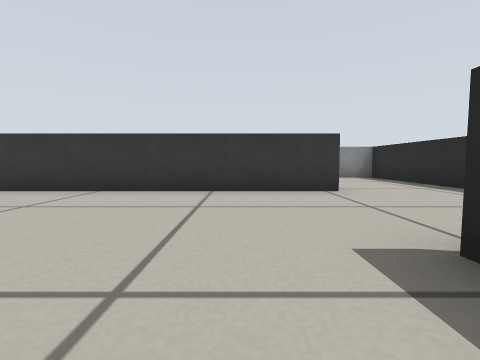
View 1 (above)

16 first-person views from a walk through a Gazebo world. The camera is 0.26 m above the floor, tilts 4° down and sees 85° across. The floor is counted in squares, 0.5 m on a side. Each view is taken from the middle of a square. On the plan, view 1 faces up. The plan holds only what a view shows up to about 9 squares ahead; the rest is blank.

View 2
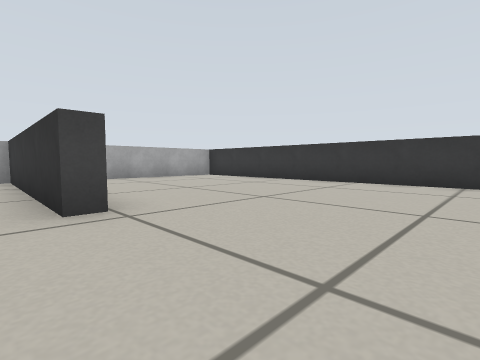

View 3
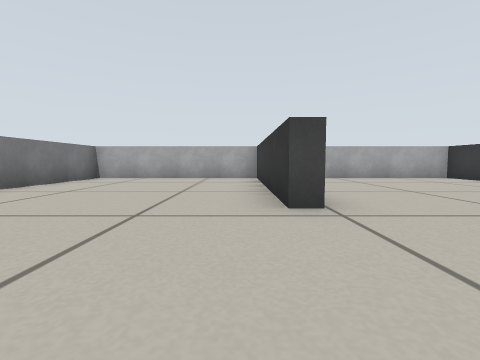

View 4
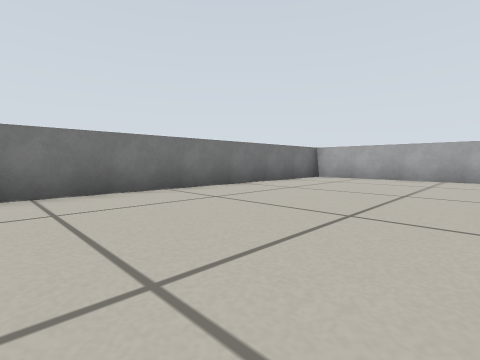

View 5
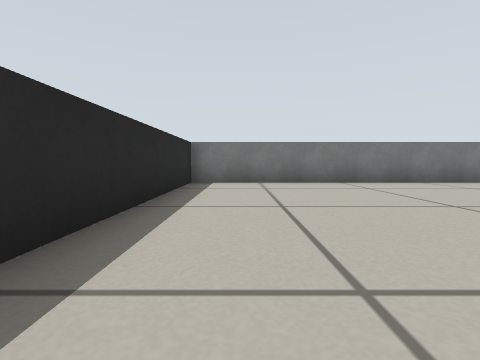

View 6
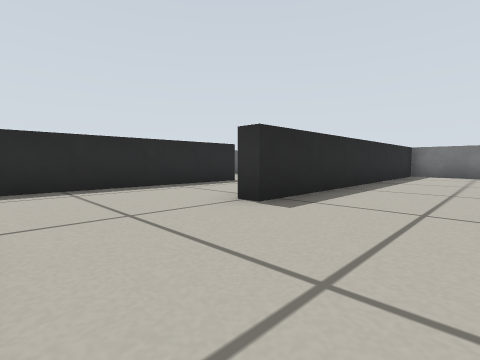

View 7
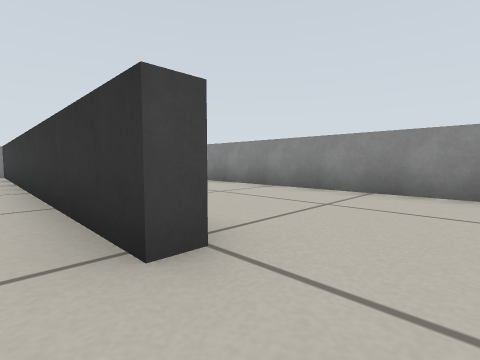

View 8
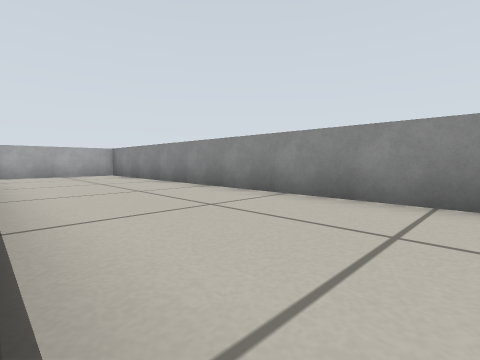

View 9
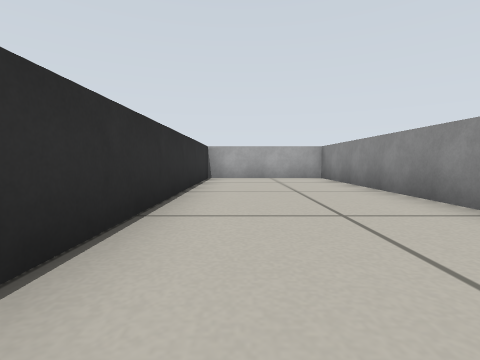

View 10
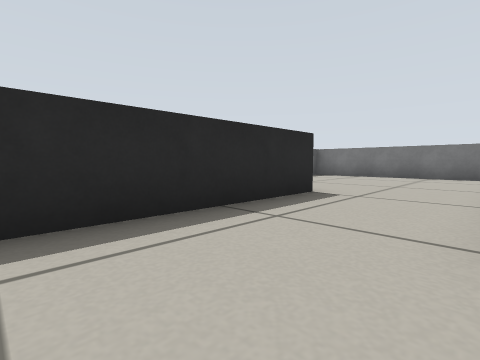

View 11
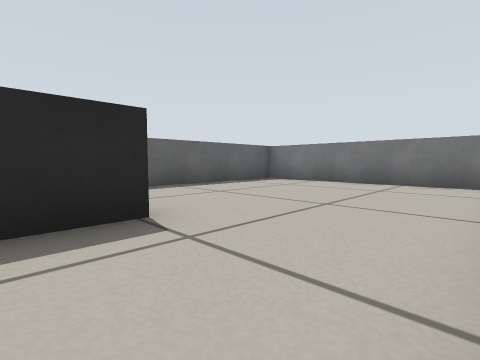

View 12
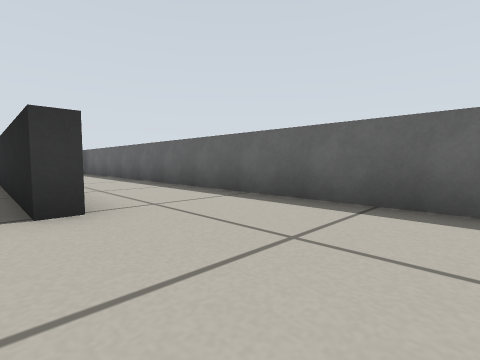

View 13
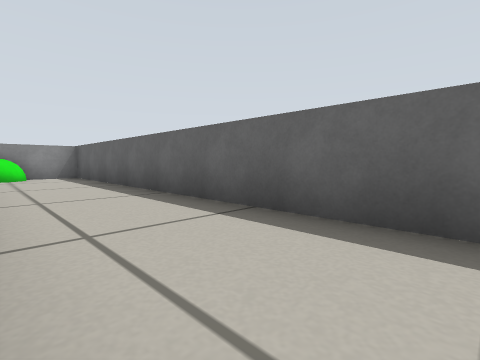

View 14
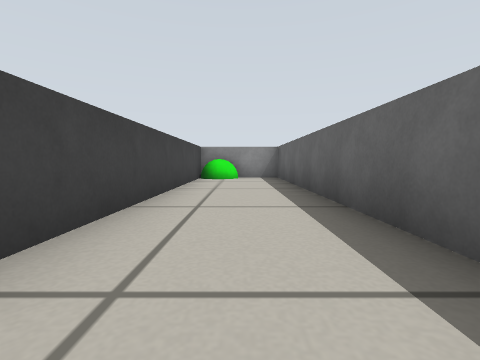

View 15
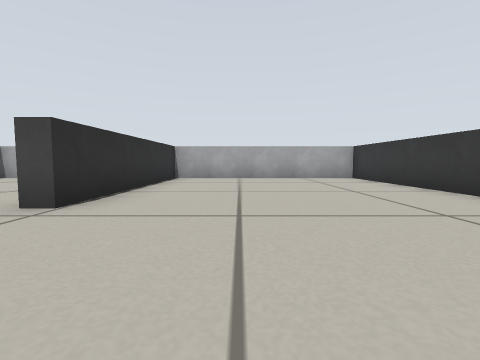

View 16
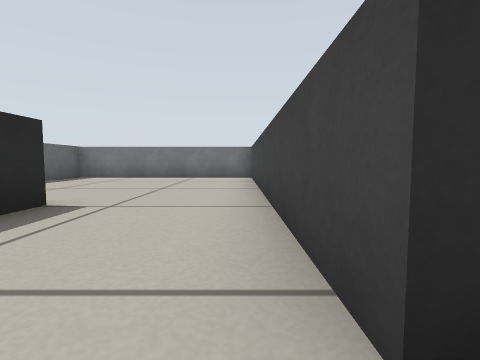

### Floor plan
Points are (right, up) in squares from view 1. A wall is a line through its corners. A room is listed if a view was taken in it or the views show most of it. See-through windows are left out.
Room 1 (views 1, 2, 3, 4, 5, 6, 7, 10, 11, 15, 16)
walls: (1.6, 4.6) (-8.3, 4.6) (-8.3, -1.1) (-2.9, -1.1) (-2.9, -1.5) (-8.3, -1.5) (-8.3, -6.6) (1.2, -6.6) (1.2, 1.4) (1.6, 1.4) (1.6, -2.5); (4.3, -1.1) (4.3, 4.6)
ways out: opening at (2.5, 5) to room 2; opening at (2.5, -1.5) to room 3
Room 2 (views 8, 9)
walls: (1.6, 5) (1.6, 4.6); (4.3, 4.6) (4.3, 8.6) (-8.3, 8.6) (-8.3, 5) (-1, 5)
ways out: opening at (2.5, 5) to room 1
Room 3 (views 12, 13, 14)
walls: (4.8, -1.1) (4.3, -1.1); (1.6, -2.5) (1.6, -6.2); (1.5, -6.6) (7.2, -6.6) (7.2, 8.6) (4.7, 8.6) (4.7, 1.2)
ways out: opening at (2.5, -1.5) to room 1
objects: green ball (5, 8) to (6, 8)

Positions as (right, up) in squares from view 1, and headings:
1: (0, 0), facing up
2: (0, -2), facing up-left
3: (0, -2), facing left
4: (0, -2), facing down-left
5: (0, 0), facing down
6: (-1, 4), facing down-right
7: (3, 4), facing up-left
8: (2, 5), facing up-left
9: (0, 6), facing left
10: (2, 3), facing down-right
11: (2, 0), facing down-right
12: (4, -4), facing up-right
13: (5, -1), facing up-right
14: (6, 0), facing up
15: (0, 1), facing left
16: (2, 2), facing down
